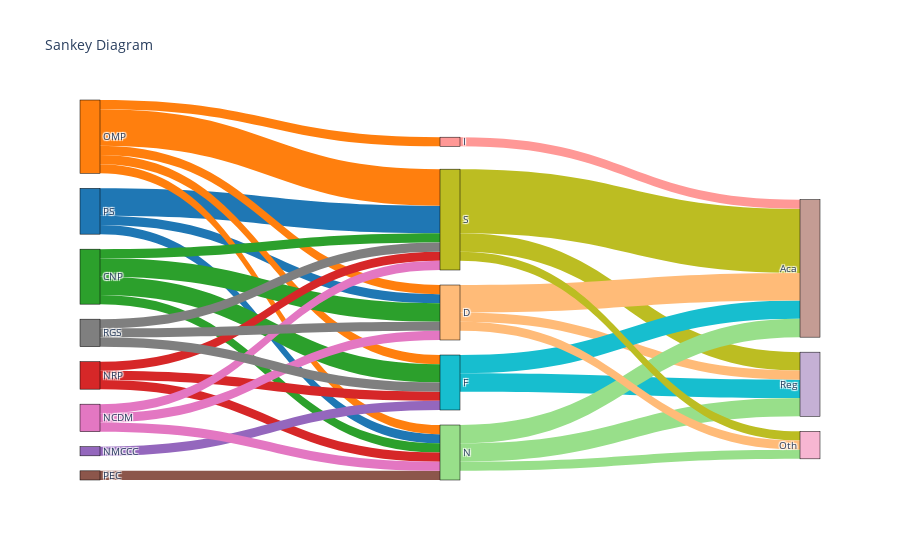

Notebook cell for this chart:
### Markdown cell above
## **Sankey Diagram Plot**
<hr>

### Code cell
import pandas as pd
import plotly.graph_objects as go

sankey_df = pd.read_csv('sankey_assignment.csv')

df_prep = sankey_df.melt(id_vars=['LABEL'], var_name='source', value_name='value')
df_prep.rename(columns={'LABEL': 'target'}, inplace=True)
df_prep = df_prep[['source', 'target', 'value']]

# First Layer -> Second Layer
df_temp1 = df_prep[:40]

# Second Layer -> Last Layer
df_temp2 = df_prep[40:].copy()  # Copy to avoid SettingWithCopyWarning
df_temp2 = df_temp2[['target', 'source', 'value']]
df_temp2.rename(columns={'target': 'source', 'source': 'target'}, inplace=True)

# Combine layers
links = pd.concat([df_temp1, df_temp2], axis=0)

unique_source_target = list(pd.unique(links[['source', 'target']].values.ravel('K')))
mapping_dict = {k: v for v, k in enumerate(unique_source_target)}

links['source'] = links['source'].map(mapping_dict)
links['target'] = links['target'].map(mapping_dict)

links_dict = links.to_dict(orient='list')

# Define color palette for nodes
hex_colors = [
    "#1f77b4", "#ff7f0e", "#2ca02c", "#d62728", "#9467bd", "#8c564b", "#e377c2", "#7f7f7f",
    "#bcbd22", "#17becf", "#ffbb78", "#98df8a", "#ff9896", "#c5b0d5", "#c49c94", "#f7b6d2"
]

node_colors = {node: hex_colors[i % len(hex_colors)] for i, node in enumerate(unique_source_target)}

fig = go.Figure(data=[go.Sankey(
   node = dict(
        pad=15,
        thickness=20,
        line=dict(color='black', width=0.5),
        label=unique_source_target,
        color=[node_colors[node] for node in unique_source_target],
   ),
   link = dict(
        source=links_dict['source'],
        target=links_dict['target'],
        value=links_dict['value'],
        color=[node_colors[unique_source_target[src]] for src in links_dict['source']]
   )
)])

fig.update_layout(title_text="Sankey Diagram", font_size=10)
fig.show()

### Figure 1 — Plotly figure (JSON) as saved in the notebook; plotly's stock layout.template omitted (floating-point values rounded to 4 significant figures)
{"data": [{"link": {"color": ["#1f77b4", "#1f77b4", "#1f77b4", "#1f77b4", "#1f77b4", "#ff7f0e", "#ff7f0e", "#ff7f0e", "#ff7f0e", "#ff7f0e", "#2ca02c", "#2ca02c", "#2ca02c", "#2ca02c", "#2ca02c", "#d62728", "#d62728", "#d62728", "#d62728", "#d62728", "#9467bd", "#9467bd", "#9467bd", "#9467bd", "#9467bd", "#8c564b", "#8c564b", "#8c564b", "#8c564b", "#8c564b", "#e377c2", "#e377c2", "#e377c2", "#e377c2", "#e377c2", "#7f7f7f", "#7f7f7f", "#7f7f7f", "#7f7f7f", "#7f7f7f", "#bcbd22", "#17becf", "#ffbb78", "#98df8a", "#ff9896", "#bcbd22", "#17becf", "#ffbb78", "#98df8a", "#ff9896", "#bcbd22", "#17becf", "#ffbb78", "#98df8a", "#ff9896"], "source": [0, 0, 0, 0, 0, 1, 1, 1, 1, 1, 2, 2, 2, 2, 2, 3, 3, 3, 3, 3, 4, 4, 4, 4, 4, 5, 5, 5, 5, 5, 6, 6, 6, 6, 6, 7, 7, 7, 7, 7, 8, 9, 10, 11, 12, 8, 9, 10, 11, 12, 8, 9, 10, 11, 12], "target": [8, 9, 10, 11, 12, 8, 9, 10, 11, 12, 8, 9, 10, 11, 12, 8, 9, 10, 11, 12, 8, 9, 10, 11, 12, 8, 9, 10, 11, 12, 8, 9, 10, 11, 12, 8, 9, 10, 11, 12, 13, 13, 13, 13, 13, 14, 14, 14, 14, 14, 15, 15, 15, 15, 15], "value": [3, 0, 1, 1, 0, 4, 1, 1, 1, 1, 1, 2, 2, 1, 0, 1, 1, 0, 1, 0, 0, 1, 0, 0, 0, 0, 0, 0, 1, 0, 1, 0, 1, 1, 0, 1, 1, 1, 0, 0, 2, 2, 1, 2, 0, 7, 2, 3, 2, 1, 1, 0, 1, 1, 0]}, "node": {"color": ["#1f77b4", "#ff7f0e", "#2ca02c", "#d62728", "#9467bd", "#8c564b", "#e377c2", "#7f7f7f", "#bcbd22", "#17becf", "#ffbb78", "#98df8a", "#ff9896", "#c5b0d5", "#c49c94", "#f7b6d2"], "label": ["PS", "OMP", "CNP", "NRP", "NMCCC", "PEC", "NCDM", "RGS", "S", "F", "D", "N", "I", "Reg", "Aca", "Oth"], "line": {"color": "black", "width": 0.5}, "pad": 15, "thickness": 20}, "type": "sankey"}], "layout": {"autosize": true, "font": {"size": 10}, "title": {"text": "Sankey Diagram"}}}
